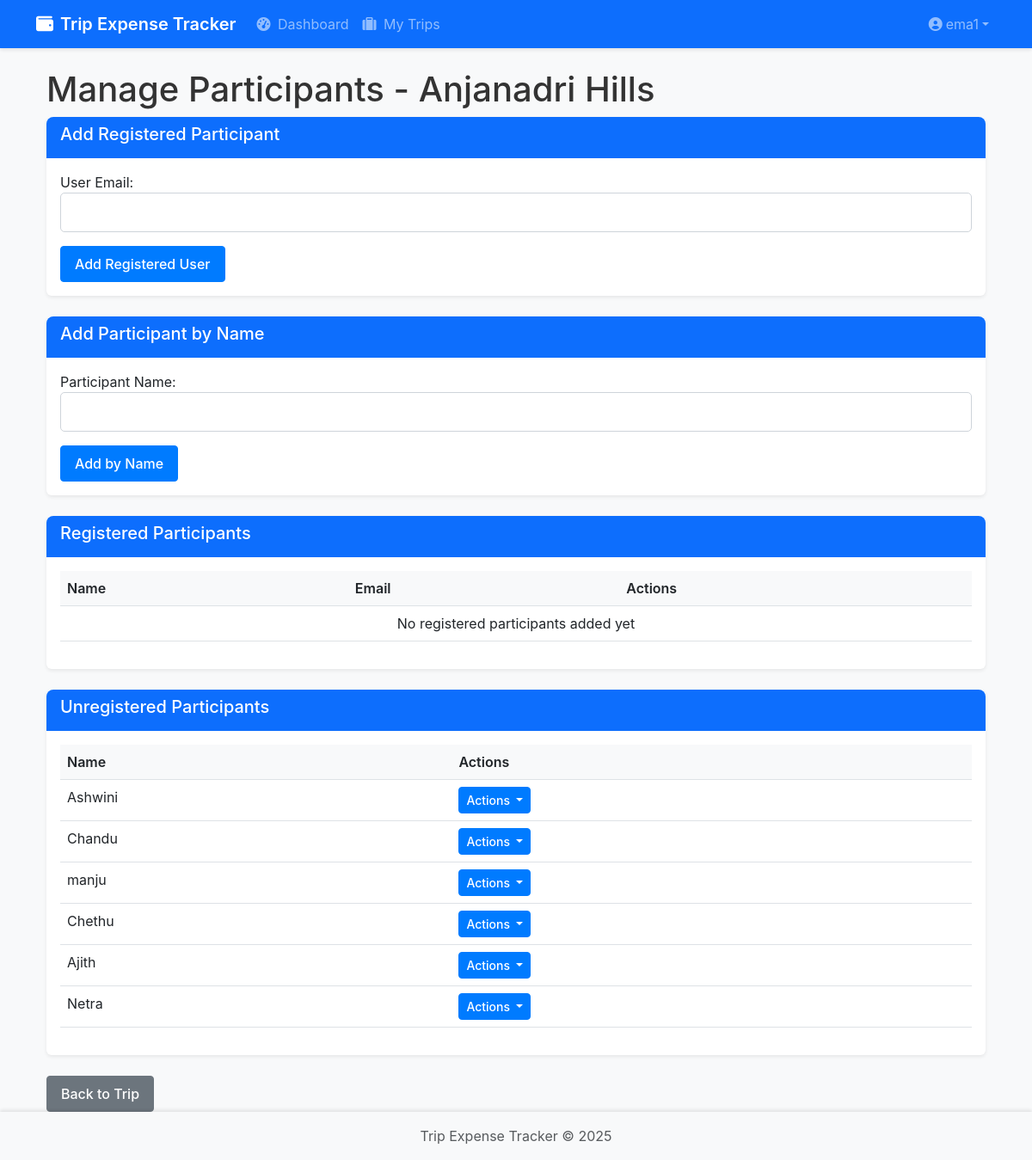
The page /trips/3/manage-participants (signed in) on the database as committed earlier.
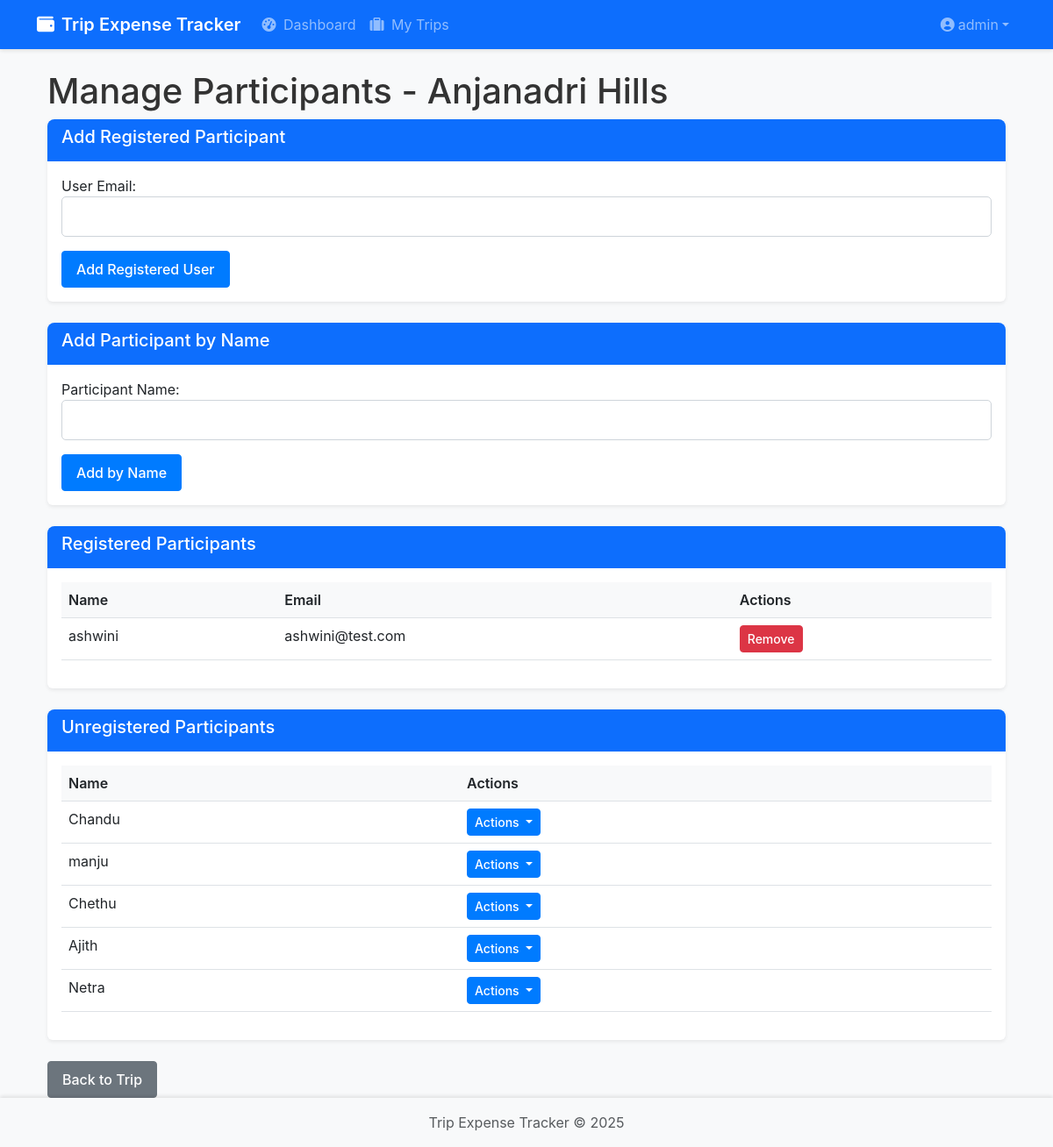
The same page on the database as committed later.
### expense_tracker/backend/models/user.py (models this page shows, shortened)
class User(UserMixin, db.Model):
    id = db.Column(db.Integer, primary_key=True)
    email = db.Column(db.String(120), unique=True, nullable=False, index=True)
    name = db.Column(db.String(100), nullable=False)
    password_hash = db.Column(db.String(128))
    created_at = db.Column(db.DateTime, default=datetime.utcnow)
    last_seen = db.Column(db.DateTime, default=datetime.utcnow)
    is_admin = db.Column(db.Boolean, default=False)
    trips_created = db.relationship('Trip', backref='admin', lazy='dynamic', foreign_keys='Trip.admin_id')

### expense_tracker/backend/routes/trips.py (the view, shortened to what this page needs)
@trips_bp.route('/<int:trip_id>/manage-participants', methods=['GET', 'POST'])
@login_required
def manage_participants(trip_id):
    trip = Trip.query.get_or_404(trip_id)
    if trip.admin_id != current_user.id:
        flash('You do not have permission to manage participants', 'error')
        return redirect(url_for('trips.view_trip', trip_id=trip_id))
    participant_ids = trip.get_participants_list()
    participants = User.query.filter(User.id.in_([int(pid) for pid in participant_ids if pid.isdigit()])).all()
    unregistered_participants = trip.get_unregistered_participants()
    return render_template('trips/manage_participants.html',
                          trip=trip,
                          participants=participants,
                          unregistered_participants=unregistered_participants)

### expense_tracker/backend/models/trip.py (called while the page is built)
    def get_participants_list(self):
        if self.participants is None:
            return []
        return json.loads(self.participants)

    def get_unregistered_participants(self):
        if self.unregistered_participants is None:
            return []
        return json.loads(self.unregistered_participants)

### expense_tracker/backend/templates/trips/manage_participants.html (shortened to what this page needs)
{% extends 'base.html' %}
{% block content %}
<div class="container mt-4">
    <h1>Manage Participants - {{ trip.name }}</h1>
    <div class="card mb-4">
        <div class="card-header">
            <h5>Add Registered Participant</h5>
        </div>
        <div class="card-body">
            <form method="POST">
                <div class="form-group">
                    <label for="email">User Email:</label>
                    <input type="email" class="form-control" id="email" name="email" required>
                </div>
                <button type="submit" class="btn btn-primary mt-3">Add Registered User</button>
            </form>
        </div>
    </div>
    <div class="card mb-4">
        <div class="card-header">
            <h5>Add Participant by Name</h5>
        </div>
        <div class="card-body">
            <form method="POST">
                <div class="form-group">
                    <label for="name">Participant Name:</label>
                    <input type="text" class="form-control" id="name" name="name" required>
                </div>
                <button type="submit" class="btn btn-primary mt-3">Add by Name</button>
            </form>
        </div>
    </div>
    <div class="card mb-4">
        <div class="card-header">
            <h5>Registered Participants</h5>
        </div>
        <div class="card-body">
            <table class="table">
                <thead>
                    <tr>
                        <th>Name</th>
                        <th>Email</th>
                        <th>Actions</th>
                    </tr>
                </thead>
                <tbody>
                    {% for participant in participants %}
                    <tr>
                        <td>{{ participant.name }}</td>
                        <td>{{ participant.email }}</td>
                        <td>
                            <form method="POST" class="d-inline">
                                <button type="submit" class="btn btn-sm btn-danger">Remove</button>
                            </form>
                        </td>
                    </tr>
                    {% else %}
                    <tr>
                        <td colspan="3" class="text-center">No registered participants added yet</td>
                    </tr>
                    {% endfor %}
                </tbody>
            </table>
        </div>
    </div>
    <div class="card">
        <div class="card-header">
            <h5>Unregistered Participants</h5>
        </div>
        <div class="card-body">
            <table class="table">
                <thead>
                    <tr>
                        <th>Name</th>
                        <th>Actions</th>
                    </tr>
                </thead>
                <tbody>
                    {% for name in unregistered_participants %}
                    <tr>
                        <td>{{ name }}</td>
                        <td>
                            <div class="btn-group">
                                <button type="button" class="btn btn-sm btn-primary dropdown-toggle" data-bs-toggle="dropdown">
                                    Actions
                                </button>
                            </div>
                        </td>
                    </tr>
                    {% else %}
                    <tr>
                        <td colspan="2" class="text-center">No unregistered participants added yet</td>
                    </tr>
                    {% endfor %}
                </tbody>
            </table>
        </div>
    </div>
    <div class="mt-3">
        <a href="{{ url_for('trips.view_trip', trip_id=trip.id) }}" class="btn btn-secondary">Back to Trip</a>
    </div>
</div>
{% endblock %}

### expense_tracker/backend/templates/base.html (shortened to what this page needs)
<!DOCTYPE html>
<html lang="en">
<head>
    <link href="https://cdn.jsdelivr.net/npm/bootstrap@5.3.0-alpha1/dist/css/bootstrap.min.css" rel="stylesheet">
    <link rel="stylesheet" href="https://cdnjs.cloudflare.com/ajax/libs/font-awesome/6.0.0/css/all.min.css">
    <link rel="stylesheet" href="{{ url_for('static', filename='css/style.css') }}">
</head>
<body class="d-flex flex-column min-vh-100">
    <nav class="navbar navbar-expand-lg navbar-dark bg-primary sticky-top">
        <div class="container">
            <a class="navbar-brand d-flex align-items-center" href="{{ url_for('main.index') }}">
                <i class="fas fa-wallet me-2"></i>
                <span class="d-none d-sm-inline">Trip Expense Tracker</span>
            </a>
            <div class="collapse navbar-collapse" id="navbarNav">
                <ul class="navbar-nav me-auto">
                    {% if current_user.is_authenticated %}
                    <li class="nav-item">
                        <a class="nav-link" href="{{ url_for('main.dashboard') }}">
                            <i class="fas fa-tachometer-alt me-1"></i>
                            <span>Dashboard</span>
                        </a>
                    </li>
                    <li class="nav-item">
                        <a class="nav-link" href="{{ url_for('trips.list_trips') }}">
                            <i class="fas fa-suitcase me-1"></i>
                            <span>My Trips</span>
                        </a>
                    </li>
                    {% endif %}
                </ul>
                <ul class="navbar-nav">
                    {% if current_user.is_authenticated %}
                    <li class="nav-item dropdown">
                        <a class="nav-link dropdown-toggle d-flex align-items-center" href="#" id="userDropdown" role="button" data-bs-toggle="dropdown">
                            <i class="fas fa-user-circle me-1"></i>
                            <span class="d-none d-sm-inline">{{ current_user.name }}</span>
                        </a>
                    </li>
                    {% endif %}
                </ul>
            </div>
        </div>
    </nav>
    <main class="flex-shrink-0">
        <div class="container mt-4">
            {% block content %}{% endblock %}
        </div>
    </main>
    <footer class="footer mt-auto py-3 bg-light">
        <div class="container text-center">
            <span class="text-muted">Trip Expense Tracker &copy; 2025</span>
        </div>
    </footer>
</body>
</html>

Rows that differ between the two databases and show on the page:
changed User: name "ema1" → "admin"
added User: name "ashwini", email "ashwini@test.com"
Other text that changed with them:
text no longer shown: "No registered participants added yet"
list line gone: "Ashwini Actions"
